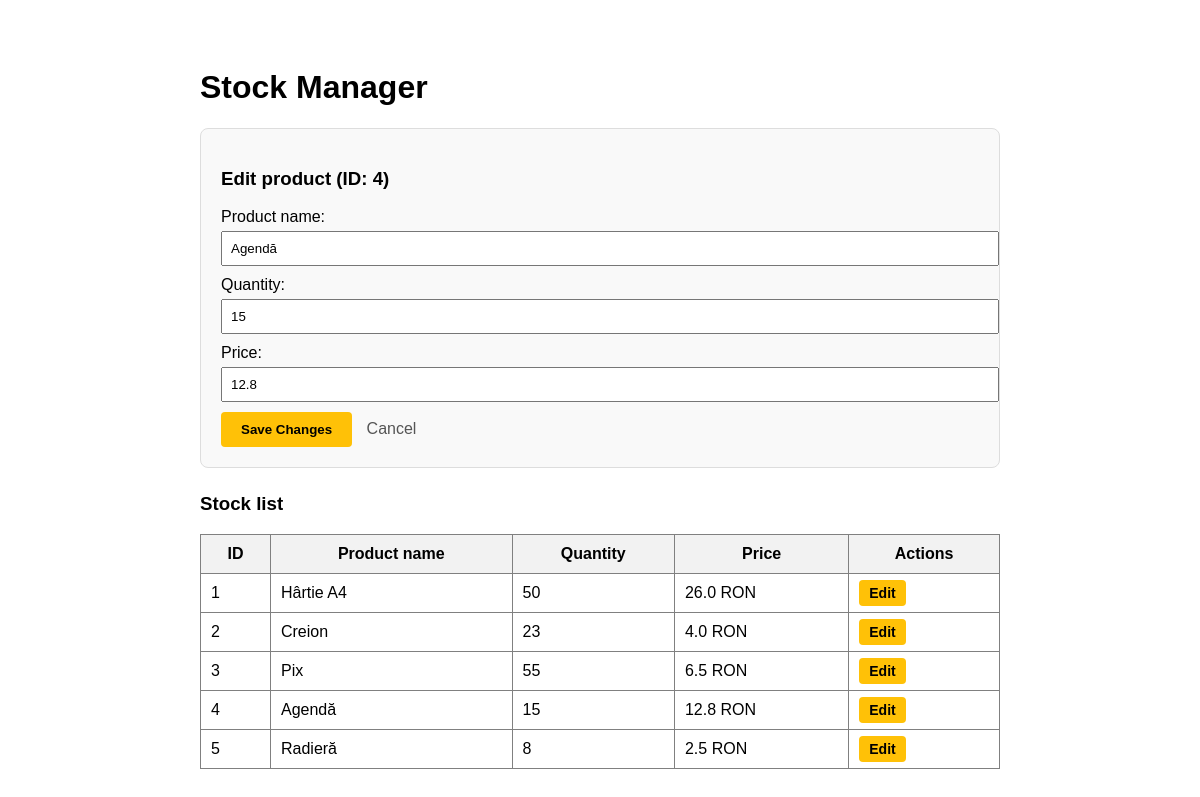
The app's page /edit/4 with its own data.
### tables this page shows
CREATE TABLE products (
            id INTEGER PRIMARY KEY AUTOINCREMENT,
            name TEXT NOT NULL,
            quantity INTEGER NOT NULL,
            price REAL NOT NULL
        );

### app.py (the view)
@app.route('/edit/<int:id>')
def edit_product(id):
    conn = get_db_connection()
    products = conn.execute('SELECT * FROM products').fetchall()
    product_to_edit = conn.execute('SELECT * FROM products WHERE id = ?', (id,)).fetchone()
    conn.close()
    return render_template('index.html', products=products, product_to_edit=product_to_edit)

### app.py (called while the page is built)
def get_db_connection():
    conn = sqlite3.connect('stock.db') # deschide conexiunea la baza de date
    conn.row_factory = sqlite3.Row # permite accesarea coloanelor din baza de date ca și cum ar fi atribute ale unui obiect
    return conn # returnează obiectul de conexiune creat

### templates/index.html (shortened to what this page needs)
<!DOCTYPE html>
<html lang="ro">
<head>
    <link rel="stylesheet" href="{{ url_for('static', filename='style.css') }}">
</head>
<body>
    <div class="container" style="padding: 40px; font-family: sans-serif; max-width: 800px; margin: auto;">
        <h1>Stock Manager</h1>
        <div class="card-add">
            <h3>{% if product_to_edit %}Edit product (ID: {{ product_to_edit.id }}){% else %}Add new product{% endif %}</h3>
            <form action="{% if product_to_edit %}/update/{{ product_to_edit.id }}{% else %}/add{% endif %}" method="POST">
                <div style="margin-bottom: 10px;">
                    <label>Product name:</label><br>
                    <input type="text" name="name" value="{{ product_to_edit.name if product_to_edit else '' }}" required style="width: 100%; padding: 8px; margin-top: 5px;">
                </div>
                <div style="margin-bottom: 10px;">
                    <label>Quantity:</label><br>
                    <input type="number" name="quantity" value="{{ product_to_edit.quantity if product_to_edit else '' }}" required style="width: 100%; padding: 8px; margin-top: 5px;">
                </div>
                <div style="margin-bottom: 10px;">
                    <label>Price:</label><br>
                    <input type="number" step="0.01" name="price" value="{{ product_to_edit.price if product_to_edit else '' }}" required style="width: 100%; padding: 8px; margin-top: 5px;">
                </div>
                <button type="submit" class="btn-form {% if product_to_edit %}btn-edit{% else %}btn-add{% endif %}">
                    {% if product_to_edit %}Save Changes{% else %}Add Product{% endif %}
                </button>
                {% if product_to_edit %}
                <a href="/" style="margin-left: 10px; text-decoration: none; color: #555;">Cancel</a>
                {% endif %}
            </form>
        </div>
        <h3>Stock list</h3>
        <table border="1" cellpadding="10" cellspacing="0" style="width: 100%; border-collapse: collapse;">
            <tr style="background: #f2f2f2;">
                <th>ID</th>
                <th>Product name</th>
                <th>Quantity</th>
                <th>Price</th>
                <th>Actions</th>
            </tr>
            {% for product in products %}
            <tr>
                <td>{{ product.id }}</td>
                <td>{{ product.name }}</td>
                <td>{{ product.quantity }}</td>
                <td>{{ product.price }} RON</td>
                <td>
                    <a href="/edit/{{ product.id }}" style="background: #ffc107; color: black; padding: 5px 10px; text-decoration: none; border-radius: 4px; font-size: 14px; font-weight: bold;">Edit</a>
                </td>
            </tr>
            {% endfor %}
        </table>
    </div>
</body>
</html>

### static/style.css (style rules this page uses)
.card-add { background: #f9f9f9; border: 1px solid #ddd; padding: 20px; margin-bottom: 25px; border-radius: 8px; }
.btn-form { padding: 10px 20px; border: none; border-radius: 4px; cursor: pointer; font-weight: bold; }
.btn-edit { background: #ffc107; color: black; }

### records on screen
products: id "4", name "Agendă", quantity "15", price "12.8"
products: id "1", name "Hârtie A4", quantity "50", price "26.0"
products: id "2", name "Creion", quantity "23", price "4.0"
products: id "3", name "Pix", quantity "55", price "6.5"
products: id "5", name "Radieră", quantity "8", price "2.5"
